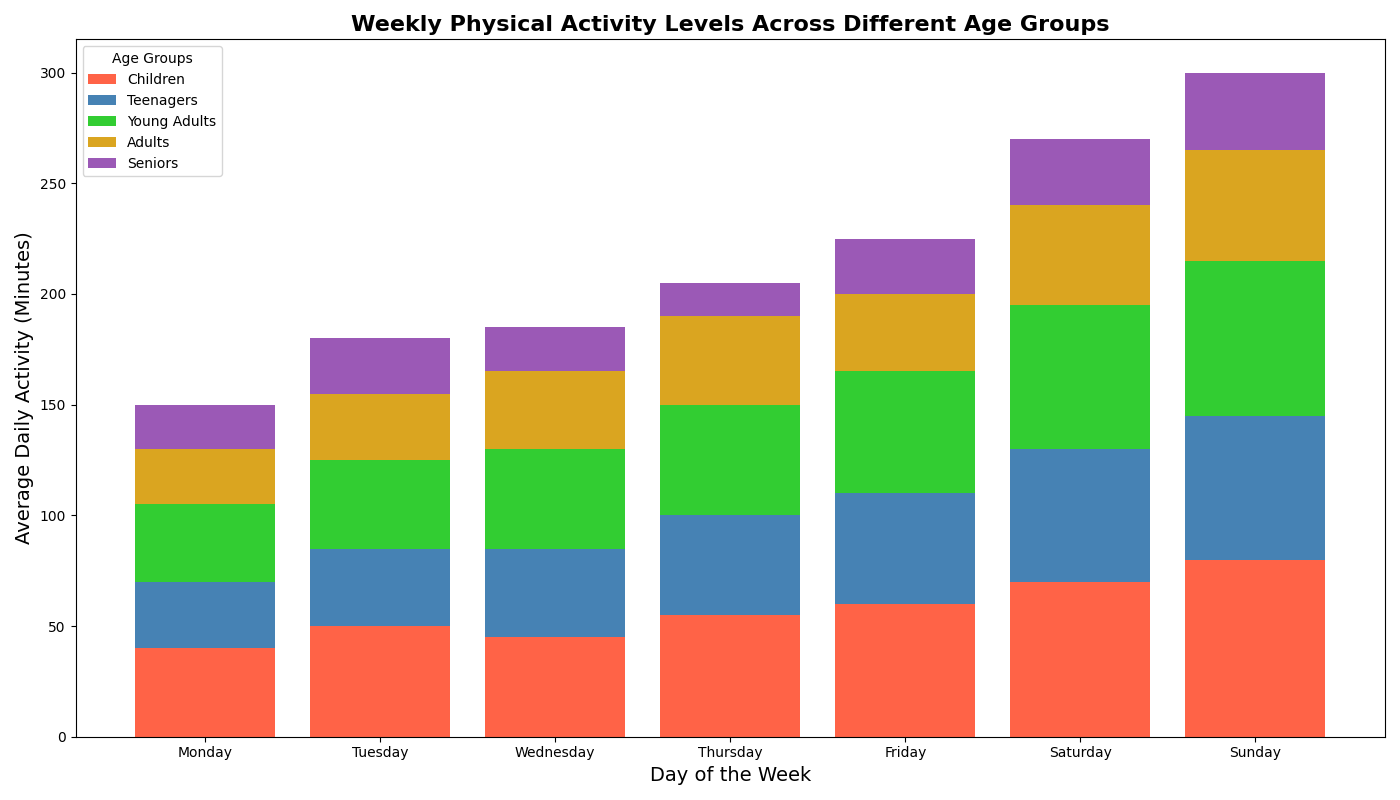

The script that drew this image:
import matplotlib.pyplot as plt
import numpy as np

age_groups = ["Children", "Teenagers", "Young Adults", "Adults", "Seniors"]
days_of_week = ["Monday", "Tuesday", "Wednesday", "Thursday", "Friday", "Saturday", "Sunday"]
activity_data = np.array([
    [40, 50, 45, 55, 60, 70, 80],  # Children
    [30, 35, 40, 45, 50, 60, 65],  # Teenagers
    [35, 40, 45, 50, 55, 65, 70],  # Young Adults
    [25, 30, 35, 40, 35, 45, 50],  # Adults
    [20, 25, 20, 15, 25, 30, 35]   # Seniors
])

x = np.arange(len(days_of_week))

fig, ax = plt.subplots(figsize=(14, 8))

# New set of colors
new_colors = ["#FF6347", "#4682B4", "#32CD32", "#DAA520", "#9B59B6"]

# Initialize the bottom position for stacking
bottom_stack = np.zeros(len(days_of_week))

for i, age_group in enumerate(age_groups):
    ax.bar(x, activity_data[i], label=age_group, bottom=bottom_stack, color=new_colors[i])
    bottom_stack += activity_data[i]

ax.set_xlabel('Day of the Week', fontsize=14)
ax.set_ylabel('Average Daily Activity (Minutes)', fontsize=14)
ax.set_title('Weekly Physical Activity Levels Across Different Age Groups', fontsize=16, fontweight='bold')
ax.set_xticks(x)
ax.set_xticklabels(days_of_week)
ax.legend(title="Age Groups")

plt.tight_layout()
plt.savefig("weekly_activity_levels_stacked_bar.png")
plt.show()
